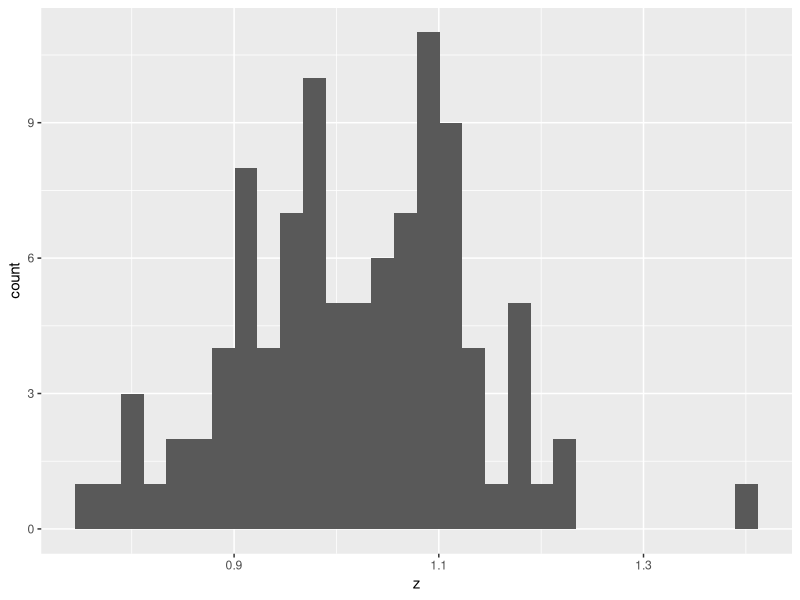
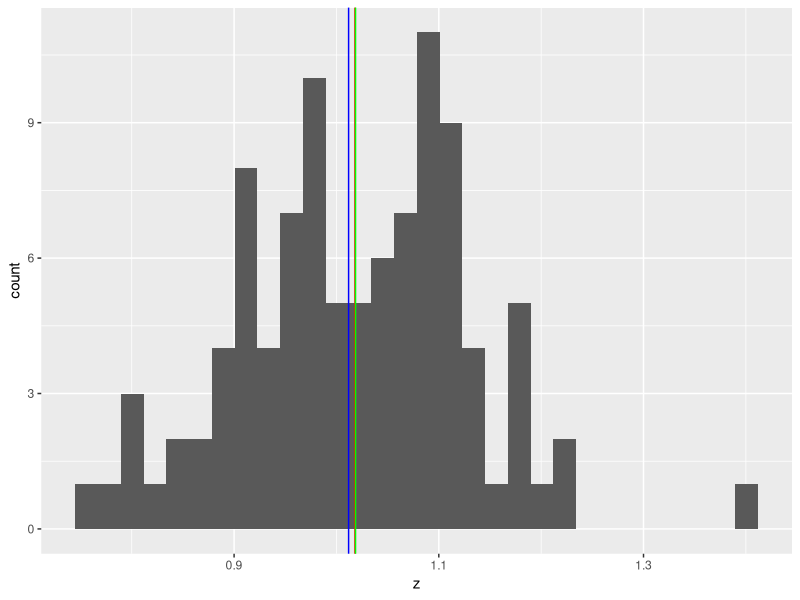
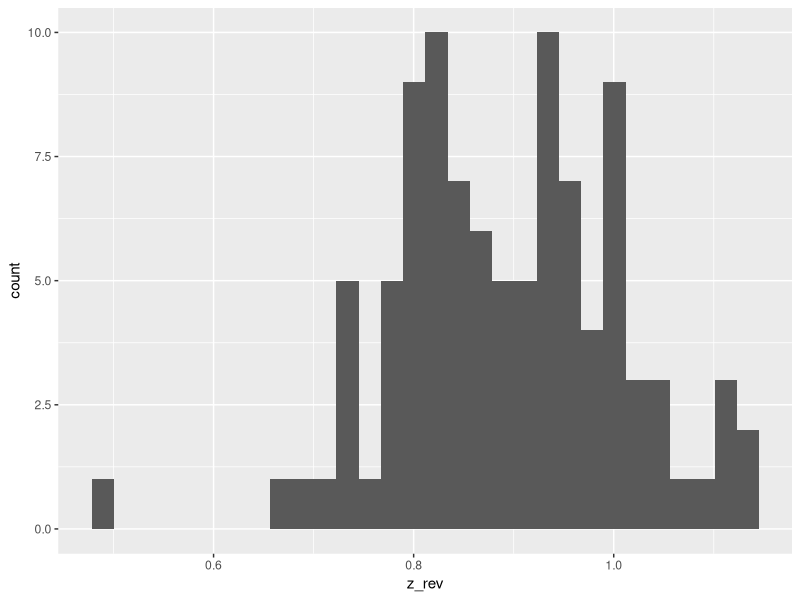
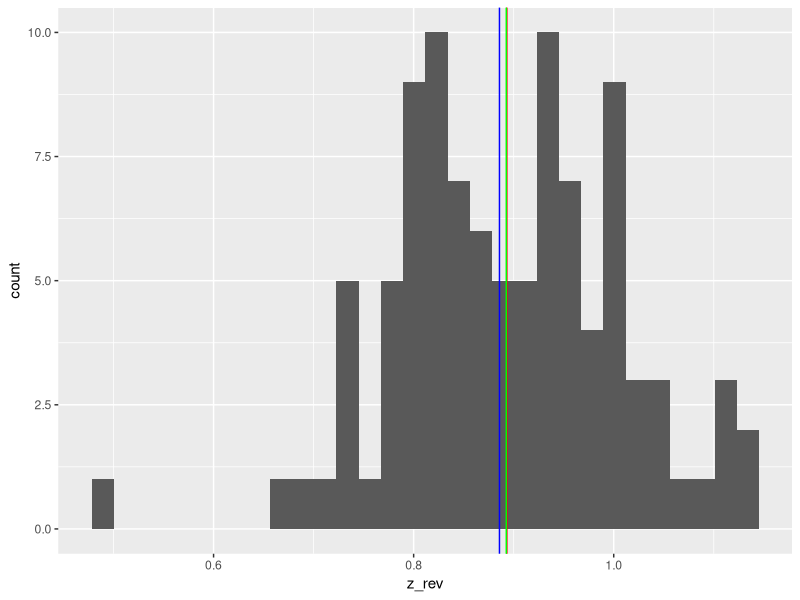

Source code (R) for these figures, in order:
## Descriptive Statistics -- lab
## Biostatistics 10 September 2026
## Clayton Glasgow

# load packages
library(tidyverse)

# Central Tendency --------------------------------------------------------

## exercise 7.3.1
# PRACTICE 1: make vector z & calculate arithmetic mean, geo mean, median
z <- exp(rnorm(n = 100, mean = 0, sd = 0.1))

# calculate arithmetic mean
mu_z <- sum(z) / length(z)

# calculate geometric mean
mu_z_ge <- prod(z)^(1 / length(z))

# calculate median
med_z <- median(z)

# PRACTICE 2: convert to tibble and plot as histogram
# convert z to tibble
tib_z <- tibble(z)
# plot as histogram
tib_z %>% 
  ggplot(aes(x = z)) +
  geom_histogram()

# PRACTICE 3: add vertical lines of mu_z, mu_z_ge, med_z
tib_z %>% 
  ggplot(aes(x = z)) +
  geom_histogram() +
  geom_vline(xintercept = mu_z, color = "red") +
  geom_vline(xintercept = mu_z_ge, color = "blue") +
  geom_vline(xintercept = med_z, color = "green")

# PRACTICE 4: Visually compare the values of the central tendency measures with 
# the vertical lines

# median is lowest, geometric mean is slightly less than arithmetic mean

# PRACTICE 5: create new vector z_rev and repeat 1-4
z_rev <- -z + max(z) + 0.5

# calculate arithmetic mean
mu_z_rev <- sum(z_rev) / length(z_rev)

# calculate geometric mean
mu_z_rev_ge <- prod(z_rev)^(1 / length(z_rev))

# calculate median
med_z_rev <- median(z_rev)

# convert z_rev to tibble
tib_z_rev <- tibble(z_rev)
# plot as histogram
tib_z_rev %>% 
  ggplot(aes(x = z_rev)) +
  geom_histogram()

# add vertical lines of mu_z, mu_z_ge, med_z
tib_z_rev %>% 
  ggplot(aes(x = z_rev)) +
  geom_histogram() +
  geom_vline(xintercept = mu_z_rev, color = "red") +
  geom_vline(xintercept = mu_z_rev_ge, color = "blue") +
  geom_vline(xintercept = med_z_rev, color = "green")


# Visually compare the values of the central tendency measures with 
# the vertical lines

# the results are flipped from earlier; median is now highest, and arithmetic
# mean is slightly higher than geometric mean

# Variation ---------------------------------------------------------------

# copied from online textbook
w <- rnorm(100, mean = 10, sd = 1)
head(w) # show first 10 elements in w

# create new vector m that converts w (weight in grams) to milligrams
m <- w * 1000

# calculate sd for m and w
# using built-in r function
sd_w_r <- sd(w)
sd_m_r <- sd(m)

# manually
sd_w_manual <- sqrt(sum((w - mean(w))^2) / length(w))
sd_m_manual <- sqrt(sum((m - mean(m))^2) / length(m))
# manual calculation (1021.8) gives smaller SD than r function (1026.97)

# calculate MAD (median absolute deviation) for w and m
MAD_w <- median(abs(w - median(w)))
MAD_m <- median(abs(m - median(m)))

# calculate CV (coefficient of variation) and MAD/mean for w and m
CV_w <- sd_w_manual / mean(w)
CV_m <- sd_m_manual / mean(m)
# CV_w and CV_m are equal to each other!

MAD_over_mean_w <- MAD_w / median(w)
MAD_over_mean_m <- MAD_m / median(m)
# both MAD/means are equal to each other!
